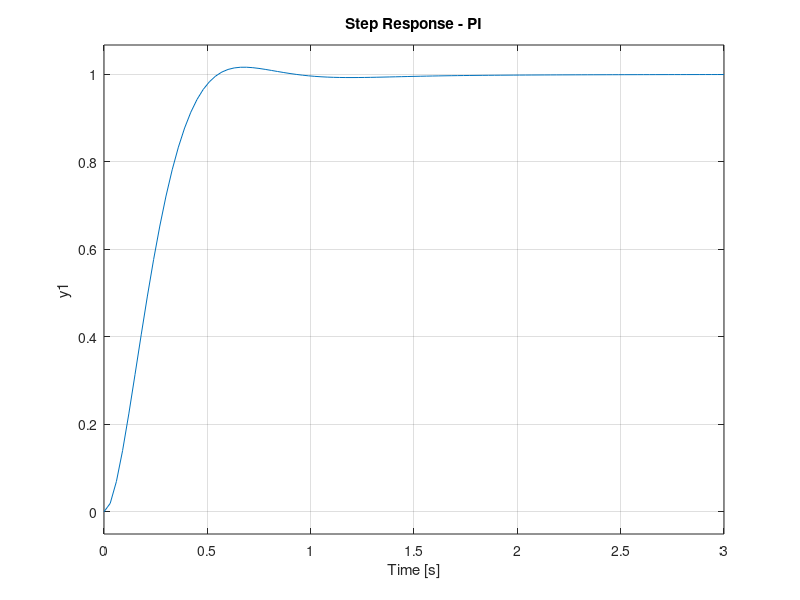
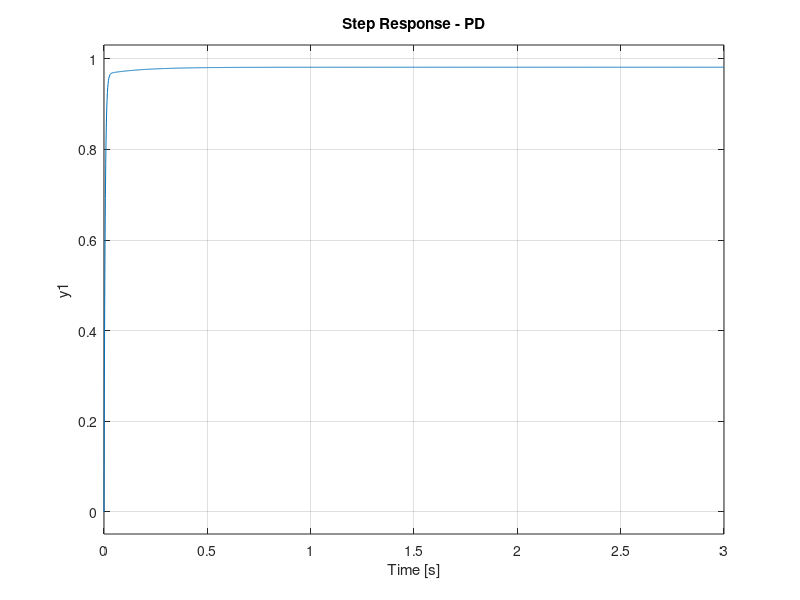
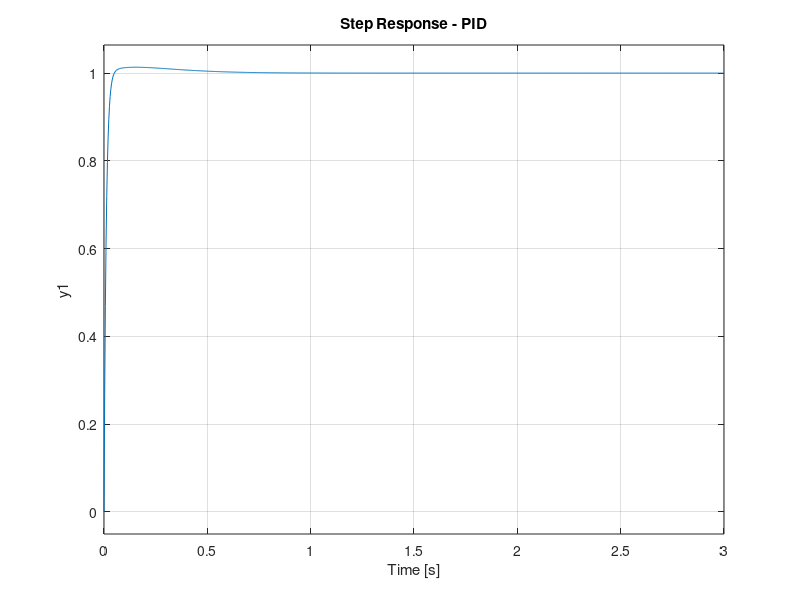
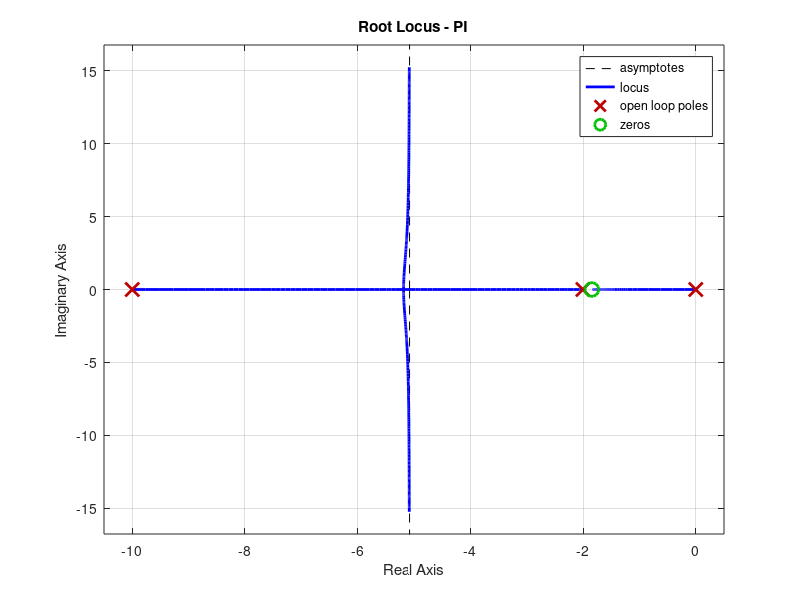

Write MATLAB code to recreate these figures, in order. (Note: this script raises an error after producing the figures.)
clc;
clear;
close all;

% --- DC motor parameters (from handout) ---
J = 0.01; % kg*m^2
b = 0.1; % N*m*s
K = 0.01; % torque/back-EMF constant
R = 1; % Ohm
L = 0.5; % H

s = tf('s');
TF = K / ((J*s + b)*(L*s + R) + K^2); % Voltage -> angular velocity

% === Controller gains (replace with your tuned values) ===
% PI gains
Kp_PI = 23.665;
Ki_PI = 43.66192;
Kd_PI = 0;

% PD gains
Kp_PD = 530.43375;
Ki_PD = 0;
Kd_PD = 91.85;

% PID gains
Kp_PID = 594.048;
Ki_PID = 1971.592;
Kd_PID = 47.6;

% Controllers
C_PI  = pid(Kp_PI, Ki_PI, Kd_PI);
C_PD  = pid(Kp_PD, Ki_PD, Kd_PD);
C_PID = pid(Kp_PID, Ki_PID, Kd_PID);

% Closed-loop systems (unity feedback)
CL_PI  = feedback(C_PI*TF, 1);
CL_PD  = feedback(C_PD*TF, 1);
CL_PID = feedback(C_PID*TF, 1);

% --- Figure: Step responses (separate figures) ---
tfinal = 3; % seconds

figure(1);
step(CL_PI, tfinal);
grid on;
title('Step Response - PI');

figure(2);
step(CL_PD, tfinal);
grid on;
title('Step Response - PD');

figure(3);
step(CL_PID, tfinal);
grid on;
title('Step Response - PID');

% --- Root loci (separate figures) ---
figure(4);
rlocus(C_PI*TF);
grid on;
title('Root Locus - PI');

figure(5);
rlocus(C_PD*TF);
grid on;
title('Root Locus - PD');

figure(6);
rlocus(C_PID*TF);
grid on;
title('Root Locus - PID');

% --- Performance numbers ---
S_PI  = stepinfo(CL_PI);
S_PD  = stepinfo(CL_PD);
S_PID = stepinfo(CL_PID);

disp('Step info - PI:');
disp(S_PI);
disp('Step info - PD:');
disp(S_PD);
disp('Step info - PID:');
disp(S_PID);
